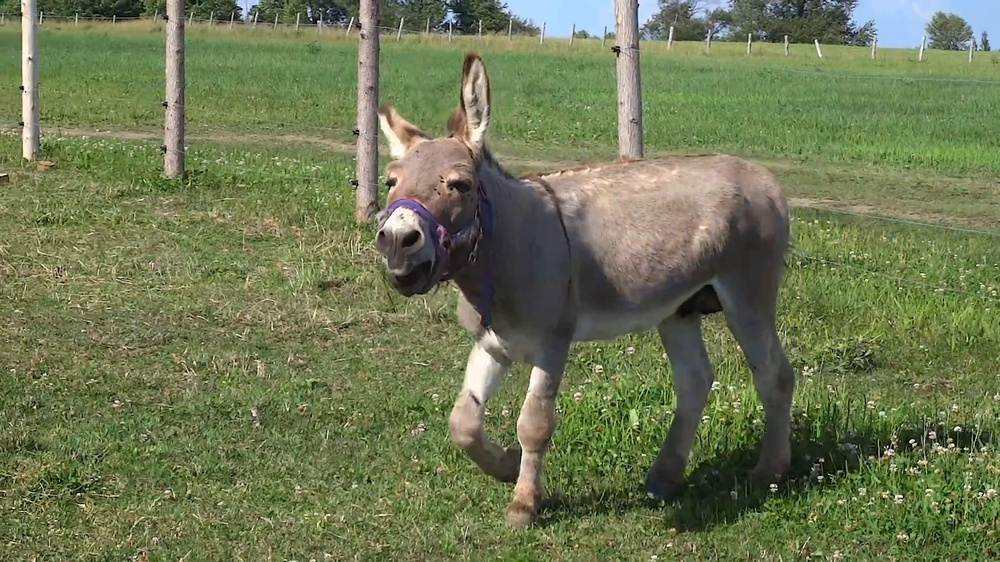
#> input picture examples/Magaru/frames/frame_102.jpg, 1000 x 562 px, shrunk from 1920 x 1080 before the run, found by its file name; its folder holds only this picture in this run
$ python process_frames_v1.py
#> lines starting #> are read from the running program, lines starting #| are printed output that depends on the picture; after the words box and inside, x2 and y2 are one past the last pixel; in counts of white or black regions, pixels touching at a corner belong together
import cv2
import numpy as np
import os

def process_frame(input_path, output_path):
    # Read the input frame
    frame = cv2.imread(input_path)
#> frame is the input picture: shape (562, 1000, 3); mean B, G, R 83, 119.6, 110.3

    # Convert the frame to grayscale
    gray = cv2.cvtColor(frame, cv2.COLOR_BGR2GRAY)
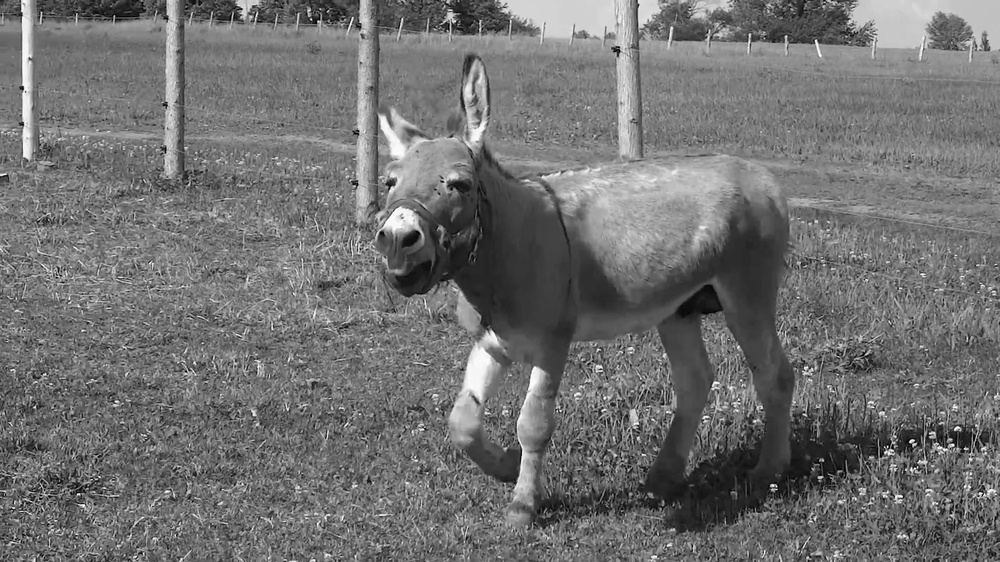
#> gray: shape (562, 1000); min 0, max 254, mean 112.7

    # Apply Canny edge detection
    edges = cv2.Canny(gray, 100, 200)
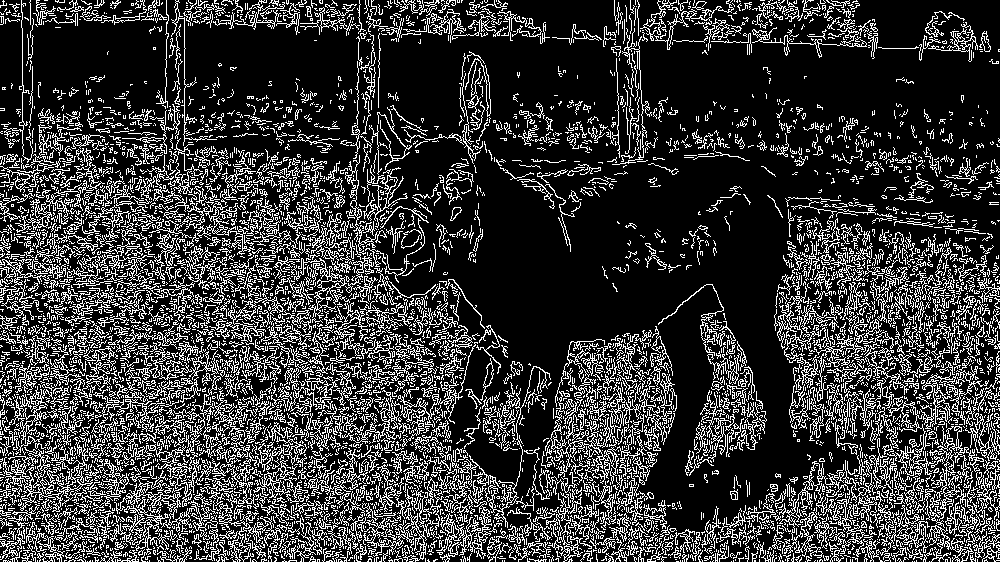
#> edges: shape (562, 1000); 21.9% white in thin lines or dots

    # Find contours in the edge image
    contours, _ = cv2.findContours(edges, cv2.RETR_EXTERNAL, cv2.CHAIN_APPROX_SIMPLE)
#> contours = 5311 contours, 4888 with area under 20; largest, box (x1, y1, x2, y2) and area: (114, 470, 195, 562) 654, (357, 517, 414, 557) 644, (436, 501, 492, 562) 544, (554, 386, 647, 484) 499, (929, 426, 984, 521) 434

    # Create a blank image to draw the outlines
    outline = np.zeros_like(frame)

    # Draw the contours on the outline image
    cv2.drawContours(outline, contours, -1, (255, 255, 255), thickness=2)
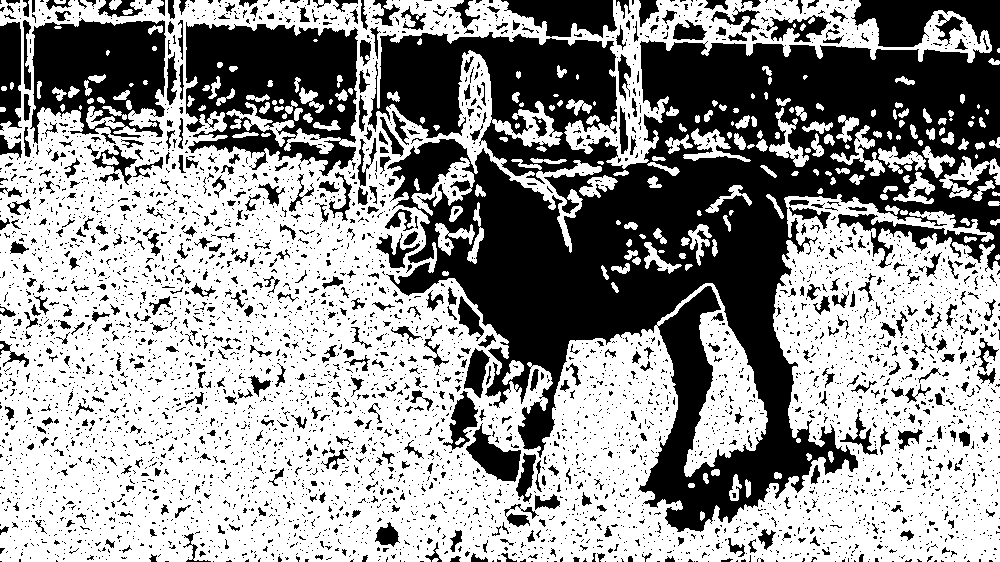
#> outline: shape (562, 1000, 3); 58.8% white; 4669 black regions (4123 under 20 px), largest, box (x1, y1, x2, y2) and area: (368, 0, 1000, 532) 142833, (186, 22, 358, 176) 17581, (30, 18, 166, 144) 11528

    # Convert the processed frame to black and white based on the outlines
    processed_frame = cv2.cvtColor(outline, cv2.COLOR_BGR2GRAY)

    # Print the frame being processed
    print("Processing frame:", input_path)

    # Save the processed frame
    cv2.imwrite(output_path, processed_frame)

# Example usage
input_folder = r'C:\Users\zglum\OneDrive\Desktop\PictoprimeVideo\exemples\Magaru\frames'
output_folder = r'C:\Users\zglum\OneDrive\Desktop\PictoprimeVideo\exemples\Magaru\frames\processed'  # Path to the folder for saving processed frames


# Create the output folder if it doesn't exist
if not os.path.exists(output_folder):
    os.makedirs(output_folder)

# Process each frame in the input folder
for filename in os.listdir(input_folder):
    if filename.endswith(".jpg"):
        input_path = os.path.join(input_folder, filename)
        output_path = os.path.join(output_folder, filename)
        process_frame(input_path, output_path)

$ run again, on examples/Magaru/frames/frame_114.jpg
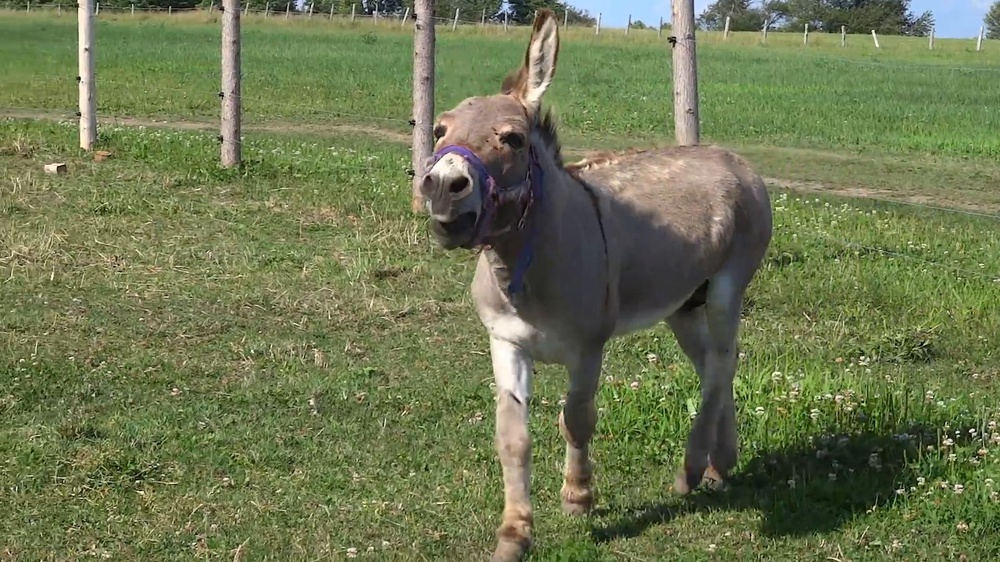
#> input picture examples/Magaru/frames/frame_114.jpg, 1000 x 562 px, shrunk from 1920 x 1080 before the run, found by its file name
#> in process_frame, frame is the input picture: shape (562, 1000, 3); mean B, G, R 81.2, 118.7, 110
#> in process_frame, `edges = cv2.Canny(gray, 100, 200)`:
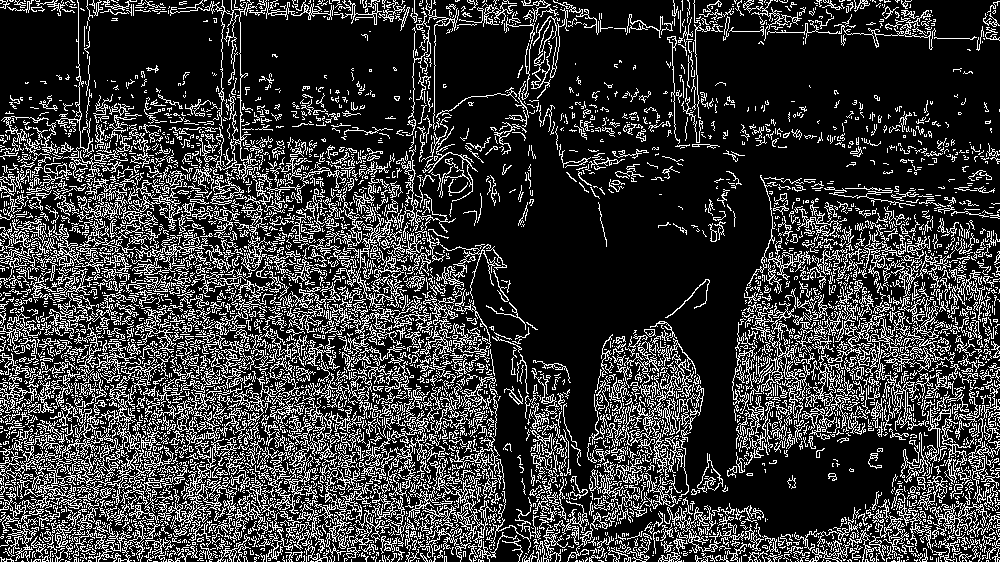
#> edges: shape (562, 1000); 22.2% white in thin lines or dots
#> contours = 5137 contours, 4684 with area under 20; largest, box (x1, y1, x2, y2) and area: (844, 303, 910, 407) 582, (91, 384, 163, 463) 464, (305, 470, 372, 542) 461, (419, 500, 497, 543) 445, (170, 0, 260, 183) 438
#> in process_frame, `cv2.drawContours(outline, contours, -1, (255, 255, 255), thickness=2)`:
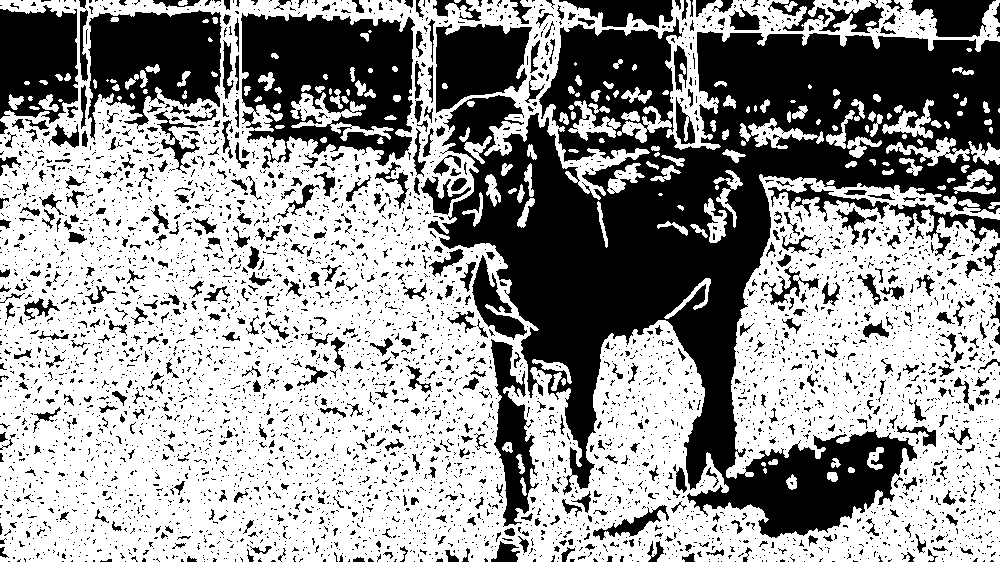
#> outline: shape (562, 1000, 3); 59.4% white; 4731 black regions (4146 under 20 px), largest, box (x1, y1, x2, y2) and area: (428, 17, 1000, 538) 119361, (241, 13, 415, 166) 18198, (88, 10, 222, 140) 10974

$ run again, on examples/Magaru/frames/frame_12.jpg
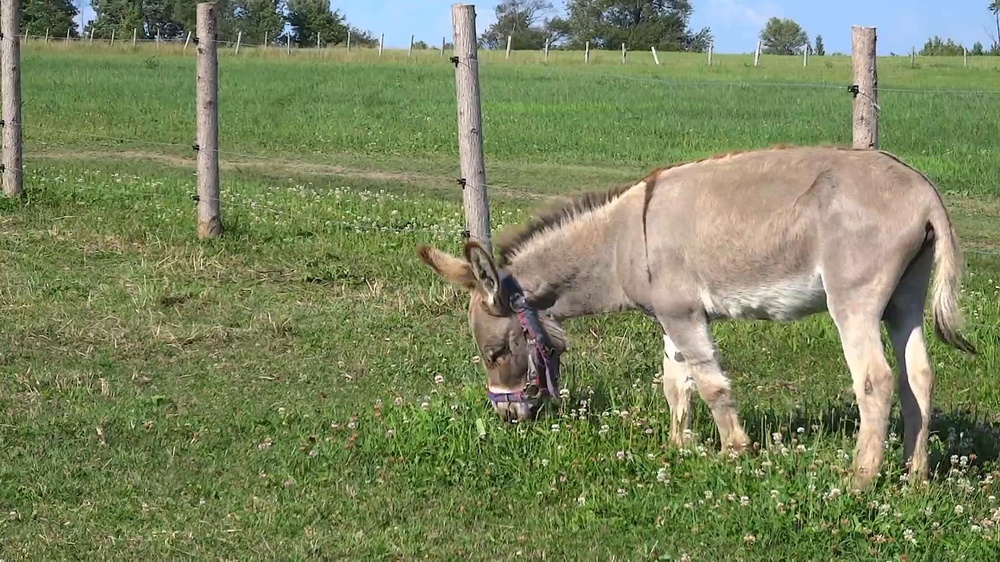
#> input picture examples/Magaru/frames/frame_12.jpg, 1000 x 562 px, shrunk from 1920 x 1080 before the run, found by its file name
#> in process_frame, frame is the input picture: shape (562, 1000, 3); mean B, G, R 94.5, 132.7, 122.6
#> in process_frame, `edges = cv2.Canny(gray, 100, 200)`:
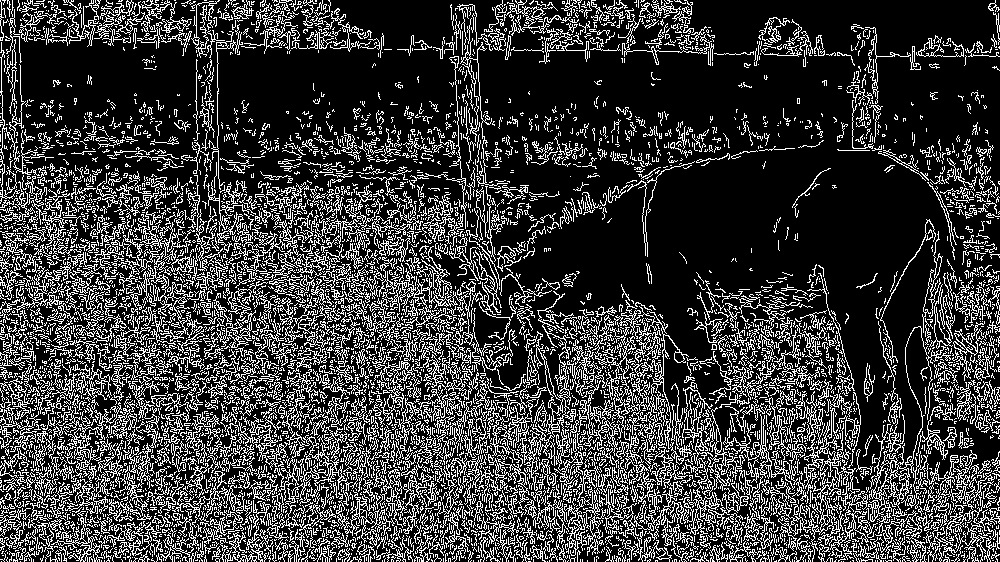
#> edges: shape (562, 1000); 23.3% white in thin lines or dots
#> contours = 5439 contours, 5012 with area under 20; largest, box (x1, y1, x2, y2) and area: (476, 331, 583, 503) 1066, (868, 326, 951, 522) 1018, (567, 339, 638, 465) 752, (123, 229, 202, 342) 703, (647, 458, 723, 549) 630
#> in process_frame, `cv2.drawContours(outline, contours, -1, (255, 255, 255), thickness=2)`:
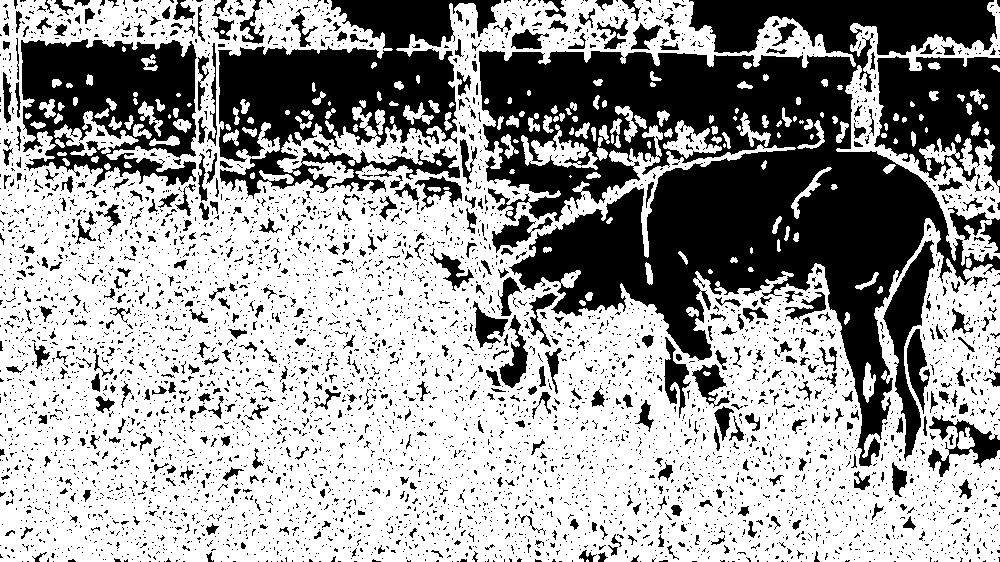
#> outline: shape (562, 1000, 3); 62% white; 5100 black regions (4592 under 20 px), largest, box (x1, y1, x2, y2) and area: (479, 0, 1000, 467) 99765, (218, 0, 501, 199) 27450, (21, 39, 197, 187) 16926
